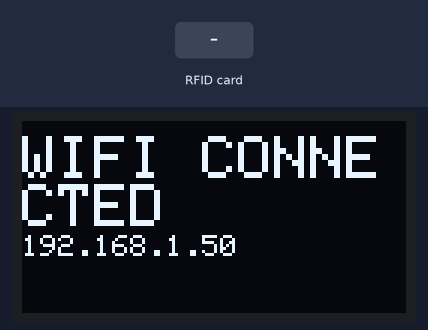
This sketch was run on a simulated ESP32. On the bench: 128×64 one-colour display. The inputs (shaded band) are chosen by the test bench. WiFi joins after 1.5 s; servers stay silent unless stated; uploads are accepted with an empty reply; the local clock reads 2024-03-15 10:24:30 at power-on unless the sketch sets it; what the sketch prints to the serial monitor is not drawn.

Above: at 2.0 s.
At 6.1 s:
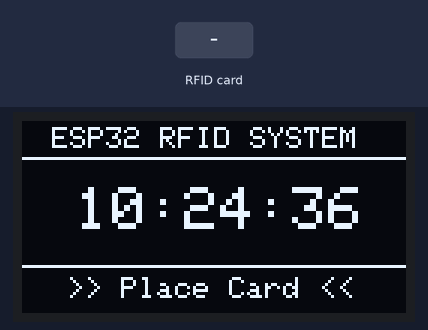
6.2 s: RFID card 92 83 74 65 held to the reader
At 7.2 s:
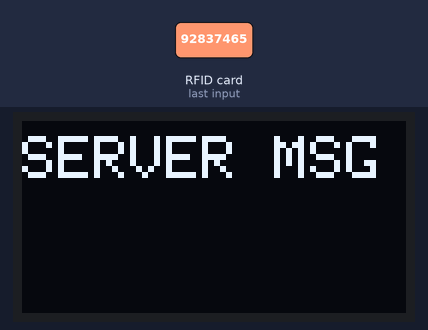
8.3 s: RFID card 5E 7A 19 C4 held to the reader
At 10.16 s:
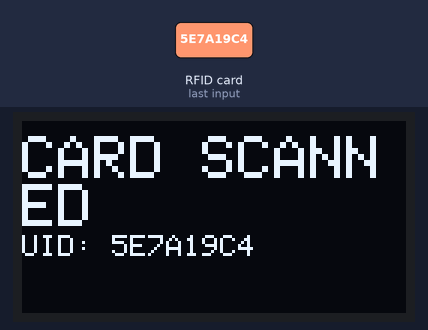
Timing chart, 0 to 11.7 s (numbered marks = the images above; inputs shaded):
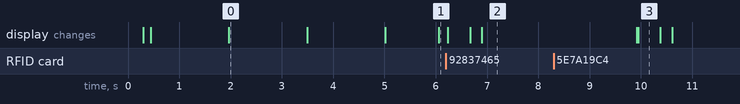

Measured:
- after the input at 6.2 s, the display: first changes at once (image 2 shows a later state)
- after the input at 8.3 s, the display: first differs from a run without the input after 1.7 s (image 3)
- what the display in image 0 shows lasts 1.5 s, from 2.0 s to 3.5 s
- what the display in image 3 shows lasts 0.4 s, from 10.0 s to 10.4 s

The sketch:

esp32_rfid_attendance.ino
```cpp
/* ===============================================================
   RFID Attendance System (Final Stable - Non-Flickering OLED)
   ESP32 + RC522 + SH1106 OLED + XAMPP
   =============================================================== */

#include <HTTPClient.h>
#include <WiFi.h>
#include <time.h>

#include <MFRC522.h>
#include <SPI.h>

#include <Adafruit_GFX.h>
#include <Adafruit_SH110X.h>
#include <Wire.h>

/* ---------------- PIN CONFIG ---------------- */

// OLED I2C pins
#define OLED_SDA 21
#define OLED_SCL 22

// RC522 pins
#define RC522_SS 5
#define RC522_RST 4

// SH1106 OLED object (128x64)
Adafruit_SH1106G display(128, 64, &Wire);

/* ---------------- WIFI CONFIG ---------------- */

const char *ssid = "narzo 50";
const char *password = "92837465";

// XAMPP server URL (Replace IP if needed)
String serverURL = "http://192.168.1.14/Attendance%20Management/getdata.php";

// Device Token from DB
const char *device_token = "19453d39b4edd4e6";

/* ---------------- GLOBAL VARS ---------------- */

MFRC522 rfid(RC522_SS, RC522_RST);
String lastCard = "";
unsigned long lastClearTime = 0;
unsigned long lastDisplayUpdate = 0;

/* ================= FUNCTION PROTOTYPES ================= */
void showMessage(String title, String subtitle, int delayMs = 0);
void updateIdleScreen();
void sendUID(String uid);
void connectWiFi();
String getCardUID();

/* ================= SETUP ================= */

void setup() {
  Serial.begin(115200);
  delay(300);

  // Start I2C for OLED
  Wire.begin(OLED_SDA, OLED_SCL);

  // Init SH1106 OLED
  display.begin(0x3C, true);
  display.clearDisplay();
  display.setTextColor(SH110X_WHITE);
  display.display();

  Serial.println("\n===========================================");
  Serial.println("   ESP32 RFID Attendance System Starting   ");
  Serial.println("===========================================");

  // Init RC522 RFID
  SPI.begin();
  rfid.PCD_Init();
  Serial.println("[HARDWARE] RC522 RFID Reader Ready.");

  showMessage("RFID SYSTEM", "Connecting WiFi...", 0);
  connectWiFi();

  // Configure Bangladesh Time (GMT+6)
  configTime(6 * 3600, 0, "pool.ntp.org", "time.nist.gov");

  showMessage("SYSTEM READY", "Place Card...", 1500);
}

/* ================= MAIN LOOP ================= */

void loop() {
  // Reconnect WiFi if dropped
  if (WiFi.status() != WL_CONNECTED) {
    connectWiFi();
  }

  // Clear card debounce memory every 10 seconds
  if (millis() - lastClearTime > 10000) {
    lastCard = "";
    lastClearTime = millis();
  }

  // Update non-flickering Idle screen every 1 second
  if (millis() - lastDisplayUpdate >= 1000) {
    updateIdleScreen();
    lastDisplayUpdate = millis();
  }

  // Check if RFID card is present
  if (!rfid.PICC_IsNewCardPresent())
    return;
  if (!rfid.PICC_ReadCardSerial())
    return;

  String uid = getCardUID();

  // Prevent instant repeat scans of the exact same card
  if (uid == lastCard) {
    rfid.PICC_HaltA();
    rfid.PCD_StopCrypto1();
    return;
  }
  lastCard = uid;

  // Print Card Details to Serial Monitor
  Serial.println("\n-------------------------------------------");
  Serial.print("[RFID CARD DETECTED] UID: ");
  Serial.println(uid);

  // Show "Card Scanned" on OLED
  showMessage("CARD SCANNED", "UID: " + uid, 400);

  // Send request to PHP Backend
  sendUID(uid);

  // Halt RFID PICC
  rfid.PICC_HaltA();
  rfid.PCD_StopCrypto1();
}

/* ================= HELPER FUNCTIONS ================= */

// Convert UID to HEX string (no spaces)
String getCardUID() {
  String id = "";
  for (byte i = 0; i < rfid.uid.size; i++) {
    char hexByte[4];
    sprintf(hexByte, "%02X", rfid.uid.uidByte[i]);
    id += hexByte;
  }
  return id;
}

// Clean, non-flickering Idle display showing Clock & Status
void updateIdleScreen() {
  display.clearDisplay();

  // Header
  display.setTextSize(1);
  display.setCursor(10, 2);
  display.println("ESP32 RFID SYSTEM");
  display.drawLine(0, 12, 128, 12, SH110X_WHITE);

  // Clock in Center
  time_t now = time(nullptr);
  struct tm *t = localtime(&now);

  if (t && t->tm_year > 100) { // Valid time acquired
    display.setTextSize(2);
    display.setCursor(18, 22);

    if (t->tm_hour < 10)
      display.print("0");
    display.print(t->tm_hour);
    display.print(":");
    if (t->tm_min < 10)
      display.print("0");
    display.print(t->tm_min);
    display.print(":");
    if (t->tm_sec < 10)
      display.print("0");
    display.print(t->tm_sec);
  } else {
    display.setTextSize(1);
    display.setCursor(25, 25);
    display.println("Syncing Time...");
  }

  // Footer text
  display.drawLine(0, 48, 128, 48, SH110X_WHITE);
  display.setTextSize(1);
  display.setCursor(15, 52);
  display.println(">> Place Card <<");

  display.display();
}

// Send Card UID & Device Token to Server via GET
void sendUID(String uid) {
  if (WiFi.status() != WL_CONNECTED) {
    Serial.println("[ERROR] WiFi Lost! Cannot process scan.");
    showMessage("WIFI ERROR", "WiFi Connection Lost", 2000);
    return;
  }

  HTTPClient http;
  String fullURL =
      serverURL + "?card_uid=" + uid + "&device_token=" + device_token;

  Serial.print("[HTTP GET] Request: ");
  Serial.println(fullURL);

  showMessage("SENDING DATA", "UID: " + uid, 0);

  http.begin(fullURL);
  http.addHeader("User-Agent", "ESP32-RFID");
  http.setConnectTimeout(5000);

  int httpCode = http.GET();
  Serial.print("[HTTP CODE] Status: ");
  Serial.println(httpCode);

  if (httpCode <= 0) {
    Serial.println("[ERROR] Server Connection Failed!");
    showMessage("SERVER ERROR", "Connection Failed", 2500);
    http.end();
    return;
  }

  String response = http.getString();
  response.trim();
  Serial.print("[SERVER RESPONSE] Raw: ");
  Serial.println(response);

  // --- HANDLE SERVER RESPONSES ---

  if (response.startsWith("login")) {
    String name = response.substring(5);
    Serial.print("[SUCCESS] CHECK-IN RECORDED for Student: ");
    Serial.println(name);

    showMessage("WELCOME!", name, 3000);
  }
  else if (response.startsWith("logout")) {
    String name = response.substring(6);
    Serial.print("[SUCCESS] CHECK-OUT RECORDED for Student: ");
    Serial.println(name);

    showMessage("GOOD BYE!", name, 3000);
  }
  else if (response == "Not Registered") {
    // UNREGISTERED CARD DENIAL
    Serial.println("[ACCESS DENIED] Unregistered Card! Scan Not Allowed.");

    showMessage("ACCESS DENIED", "Not Registered!", 3000);
  }
  else if (response == "Invalid Token") {
    // SECURITY TOKEN MISMATCH
    Serial.println("[SECURITY ERROR] Invalid Device Token!");

    showMessage("SECURITY ERR", "Invalid Token!", 3000);
  }
  else if (response == "Already Out") {
    Serial.println("[LIMIT EXCEEDED] Student already checked out for today!");

    showMessage("DAY LIMIT", "Already Out Today", 3000);
  }
  else if (response == "succesful") {
    Serial.println("[REGISTRATION MODE] New Card Scanned!");

    showMessage("REGISTRATION", "New Card Scanned", 3000);
  }
  else if (response == "available") {
    Serial.println("[REGISTRATION MODE] Card Available / Free!");

    showMessage("REGISTRATION", "Card Available", 3000);
  }
  else {
    Serial.print("[SERVER MESSAGE] ");
    Serial.println(response);

    showMessage("SERVER MSG", response, 3000);
  }

  http.end();
}

// Connect to WiFi network
void connectWiFi() {
  Serial.print("[WIFI] Connecting to ");
  Serial.println(ssid);

  WiFi.mode(WIFI_STA);
  WiFi.begin(ssid, password);

  int attempts = 0;
  while (WiFi.status() != WL_CONNECTED && attempts < 25) {
    delay(300);
    Serial.print(".");
    attempts++;
  }
  Serial.println();

  if (WiFi.status() == WL_CONNECTED) {
    Serial.println("[WIFI] Connected Successfully!");
    Serial.print("[WIFI] ESP32 IP Address: ");
    Serial.println(WiFi.localIP());

    showMessage("WIFI CONNECTED", WiFi.localIP().toString(), 1500);
  } else {
    Serial.println("[WIFI] Connection Failed!");
    showMessage("WIFI FAILED", "Check Password/AP", 2000);
  }
}

// Display Clean Message Box without Screen Flickering
void showMessage(String title, String subtitle, int delayMs) {
  display.clearDisplay();

  // Title Box
  display.setTextSize(2);
  display.setCursor(0, 5);
  display.println(title);

  // Subtitle
  display.setTextSize(1);
  display.setCursor(0, 38);
  display.println(subtitle);

  display.display();

  if (delayMs > 0) {
    delay(delayMs);
  }
}
```
